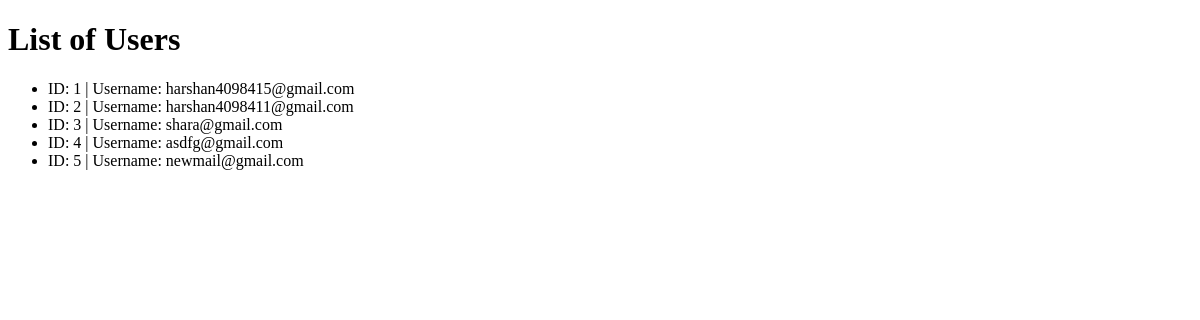
/users, run on an earlier commit of the app's database.
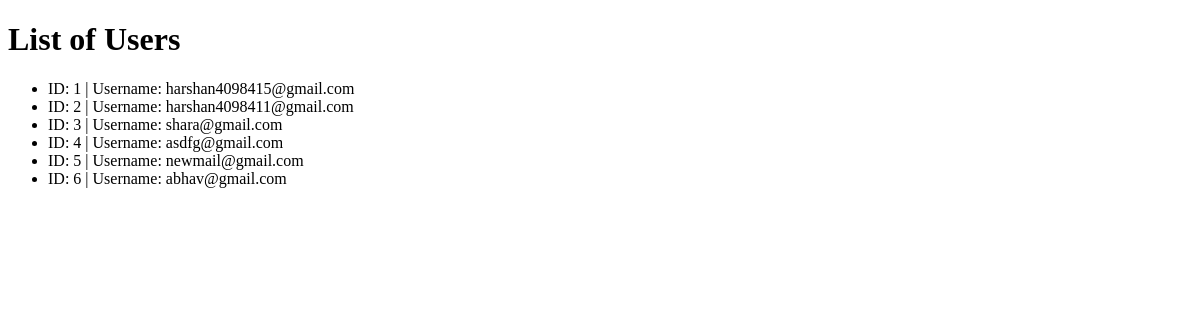
And on a later commit of the database.
### model.py (models this page shows)
class User(db.Model):
    id = db.Column(db.Integer, primary_key=True)
    username = db.Column(db.String(100), unique=True, nullable=False)
    password = db.Column(db.String(100), nullable=False)

### app.py (the view)
@app.route('/users')
def show_users():
    users = User.query.all()
    return render_template('users.html', users=users)

### templates/users.html (shortened to what this page needs)
<!DOCTYPE html>
<html>
<head>
</head>
<body>
    <h1>List of Users</h1>
    <ul>
        {% for user in users %}
            <li>ID: {{ user.id }} | Username: {{ user.username }}</li>
        {% endfor %}
    </ul>
</body>
</html>

What changed in the data, as far as the page shows it:
added User: id "6", username "abhav@gmail.com"
